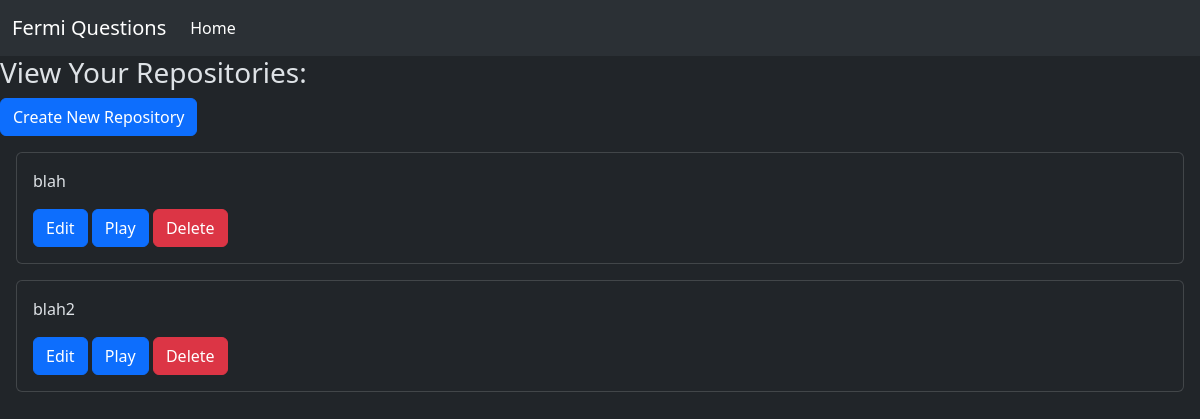
/, run on an earlier commit of the app's database.
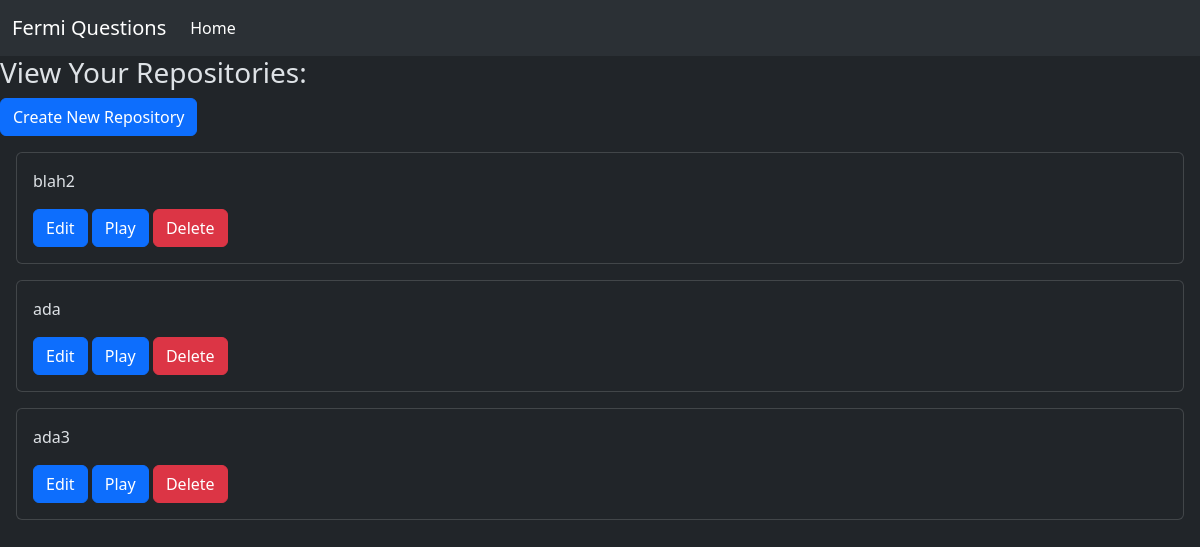
And on a later commit of the database.
### data/models.py (models this page shows)
class Repository(models.Model):
    name=models.CharField(max_length=500)

### data/views.py (the view)
# urls.py: path('', views.home, name="home"),
def home(request):
    repositories = Repository.objects.all()
    context = {"repositories": repositories}
    return render(request, "data/home.html", context)

### data/templates/data/home.html
{% extends "base.html" %}
{% block bodycontent %}
    <h3>View Your Repositories:</h3>
    <a href="{% url 'create_repository' %}" class="btn btn-primary">Create New Repository</a>
    {% for r in repositories %}
    <div class="card m-3">
        <div class="card-body" style="background-color:${q.color}">
            <p>{{ r.name }}</p>
            <a href = "{% url 'repository_view' r.id %}" class="btn btn-primary">Edit</a>
            <a href = "{% url 'game' r.id %}" class="btn btn-primary">Play</a>
            <a class="btn btn-danger" href="{% url 'delete_repository' r.id %}">Delete</a>
        </div>
    </div>
    {% endfor %}
{% endblock %}

What changed in the data, as far as the page shows it:
removed Repository: name "blah"
added Repository: name "ada"
added Repository: name "ada3"
